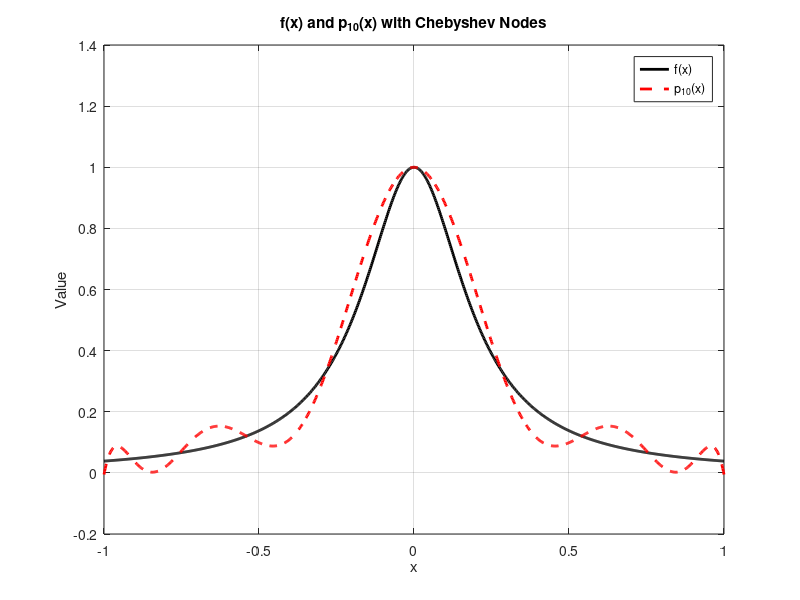
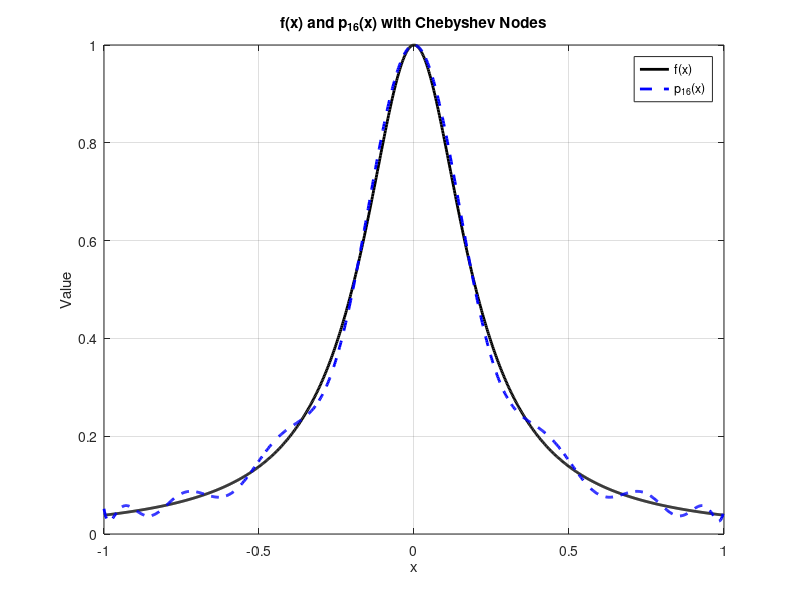
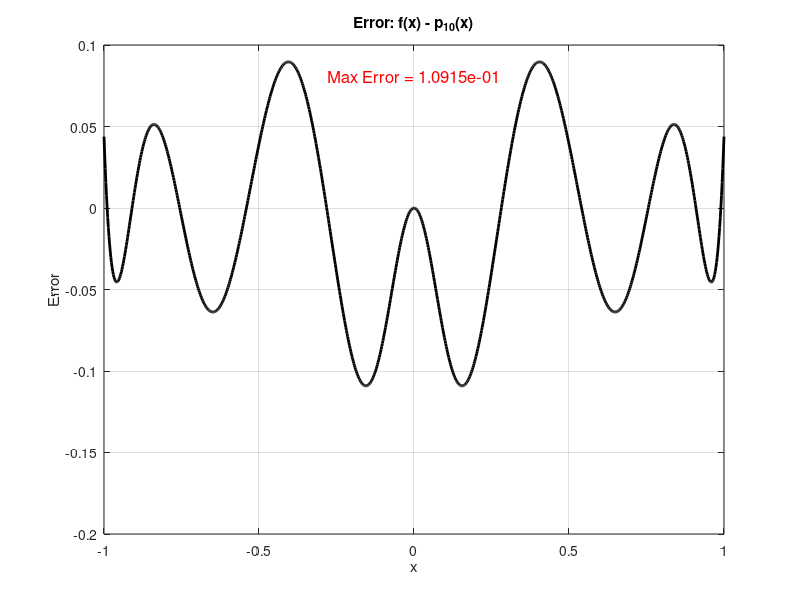
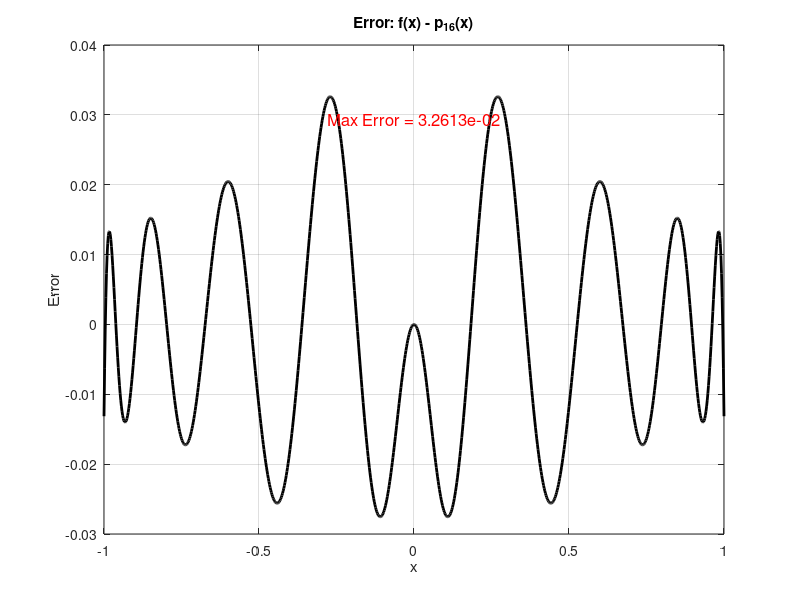

MATLAB code for these plots, in order:
f =  @(x) 1 ./ (1 + x.^2);
x_10 = linspace(-5, 5, 11);
y_10 = f(x_10);
N_10 = length(y_10);
x_16 = linspace(-5, 5, 17);
y_16 = f(x_16);
N_16 = length(y_16);
x_test = linspace(-5, 5, 1001);
y_test = f(x_test);

% (a) A lagrange interpolation polynomial of degree 10 and degreee 16

L_10 = zeros(N_10, N_10);
for i=1:N_10
    bottom_term = 1;
    for j = 1:N_10
        if i~=j
            bottom_term = bottom_term * (x_10(i) - x_10(j));
        end
    end
    V_10 = poly(x_10([1:i-1, i+1:N_10])) / bottom_term;
    L_10(i, :) = y_10(i) * V_10;
end
P_10 = sum(L_10, 1);

y_approximation_10 = polyval(P_10, x_test);

L_16 = zeros(N_16, N_16);
for i=1:N_16
    bottom_term = 1;
    for j = 1:N_16
        if i~=j
            bottom_term = bottom_term * (x_16(i) - x_16(j));
        end
    end
    V_16 = poly(x_16([1:i-1, i+1:N_16])) / bottom_term;
    L_16(i, :) = y_16(i) * V_16;
end
P_16 = sum(L_16, 1);

y_approximation_16 = polyval(P_16, x_test);

figure(1)
plot(x_test, y_test, 'k-', 'Linewidth', 2); hold on;
plot(x_test, y_approximation_10, 'r--', 'Linewidth', 2); hold on;
legend('f(x)', 'p_{10}(x)');
xlabel('x'); ylabel('Value');
title('Runge Function and Lagrange Interpolation (Degree 10)');
grid on; hold off

figure(2)
plot(x_test, y_test, 'k-', 'Linewidth', 2); hold on;
plot(x_test, y_approximation_16, 'b--', 'Linewidth', 2);
legend('f(x)', 'p_{16}(x)');
xlabel('x'); ylabel('Value');
title('Runge Function and Lagrange Interpolation (Degree 16)');
grid on; hold off

error_10 = y_test - y_approximation_10;
error_16 = y_test - y_approximation_16;

max_error_10 = max(abs(error_10));
max_error_16 = max(abs(error_16));
x_center = mean(x_test);

figure(11)
plot(x_test, error_10, 'k-', 'Linewidth', 2); hold on;
title('Error: f(x) - p_{10}(x)');
xlabel('x'); ylabel('Error');
text(x_center, max(error_10)*0.9, sprintf('Max Error = %.4e', max_error_10), 'FontSize', 12, 'Color', 'r', 'HorizontalAlignment', 'center');
grid on; hold off

figure(12)
plot(x_test, error_16, 'k-', 'Linewidth', 2); hold on;
title('Error: f(x) - p_{16}(x)');
xlabel('x'); ylabel('Error');
text(x_center, max(error_16)*0.9, sprintf('Max Error = %.4e', max_error_16), ...
    'FontSize', 12, 'Color', 'r', 'HorizontalAlignment', 'center');
grid on; hold off
%% (b) An interpolating polynomial of degree 10 and of degree 16
% using Chebyshev points

N_10 = 10;
x_cheby_10 = cos((2*(0:N_10) + 1)*pi / (2*N_10 + 2));
f_transfer =  @(x) 1 ./ (1 + (5*x).^2);
y_cheby_10 = f_transfer(x_cheby_10);

A = zeros(N_10+1, N_10+1);
for i = 0:N_10
    for j = 0:N_10
        A(i+1,j+1) = x_cheby_10(i+1).^j;
    end
end

coeff = A \ y_cheby_10';

p_cheby_10 = @(x) polyval(flip(coeff), x);

x_test = linspace(-1, 1, 1001);
p_10 = p_cheby_10(x_test);
f_test = f_transfer(x_test);

figure(1)
plot(x_test, p_10)
hold off
figure(2)
plot(x_test, f_test)
hold off

N_16 = 16;
x_cheby_16 = cos((2*(0:N_16) + 1)*pi / (2*N_16 + 2));
y_cheby_16 = f_transfer(x_cheby_16);

A = zeros(N_16+1, N_16+1);
for i = 0:N_16
    for j = 0:N_16
        A(i+1,j+1) = x_cheby_16(i+1).^j;
    end
end

coeff = A \ y_cheby_16';

p_cheby_16 = @(x) polyval(flip(coeff), x);

p_16 = p_cheby_16(x_test);

figure(1)
plot(x_test, f_test, 'k-', 'LineWidth', 2); hold on;
plot(x_test, p_10, 'r--', 'LineWidth', 2);
legend('f(x)', 'p_{10}(x)');
title('f(x) and p_{10}(x) with Chebyshev Nodes');
xlabel('x'); ylabel('Value');
grid on; hold off

figure(2)
plot(x_test, f_test, 'k-', 'LineWidth', 2); hold on;
plot(x_test, p_16, 'b--', 'LineWidth', 2);
legend('f(x)', 'p_{16}(x)');
title('f(x) and p_{16}(x) with Chebyshev Nodes');
xlabel('x'); ylabel('Value');
grid on; hold off

% Error plots
error_10 = f_test - p_10;
error_16 = f_test - p_16;

max_error_10 = max(abs(error_10));
max_error_16 = max(abs(error_16));
x_center = mean(x_test);

figure(3)
plot(x_test, error_10, 'k-', 'LineWidth', 2); hold on;
title('Error: f(x) - p_{10}(x)');
xlabel('x'); ylabel('Error');
grid on;
text(x_center, max(error_10)*0.9, sprintf('Max Error = %.4e', max_error_10), ...
    'FontSize', 12, 'Color', 'r', 'HorizontalAlignment', 'center');
hold off

figure(4)
plot(x_test, error_16, 'k-', 'LineWidth', 2); hold on;
title('Error: f(x) - p_{16}(x)');
xlabel('x'); ylabel('Error');
grid on;
text(x_center, max(error_16)*0.9, sprintf('Max Error = %.4e', max_error_16), ...
    'FontSize', 12, 'Color', 'r', 'HorizontalAlignment', 'center');
hold off
